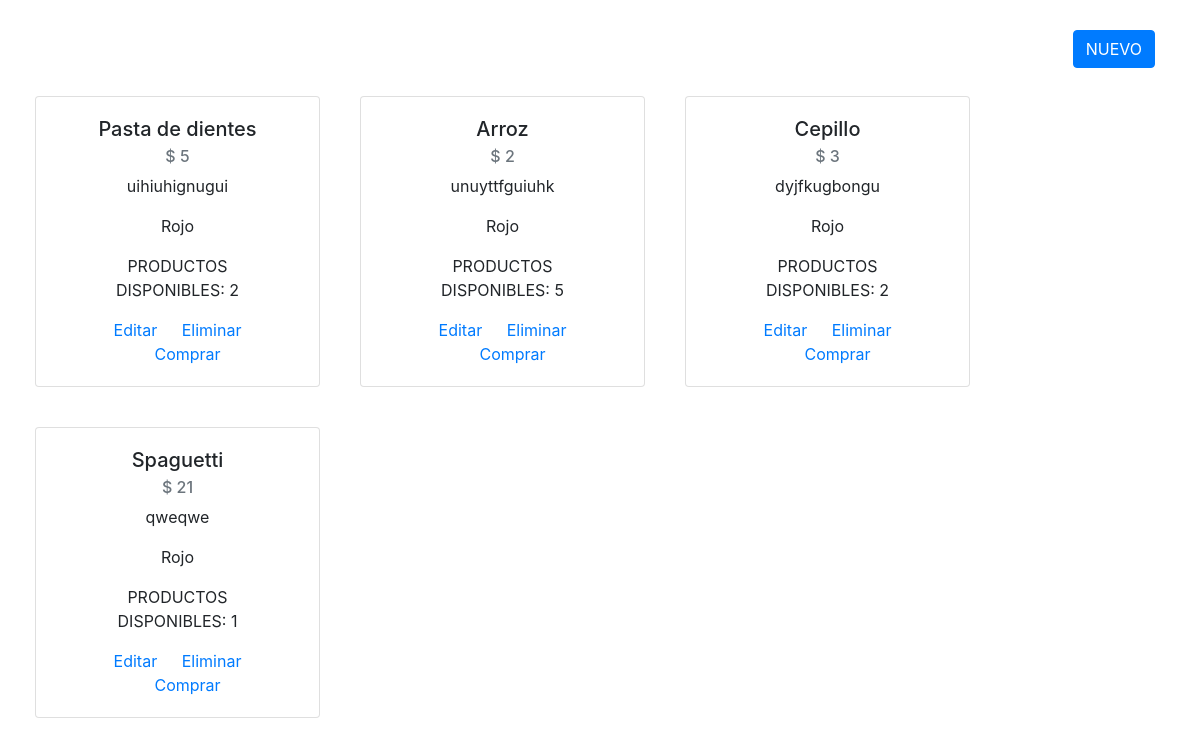
Before: /modulos/productos/index.php (signed in) with the older database file.
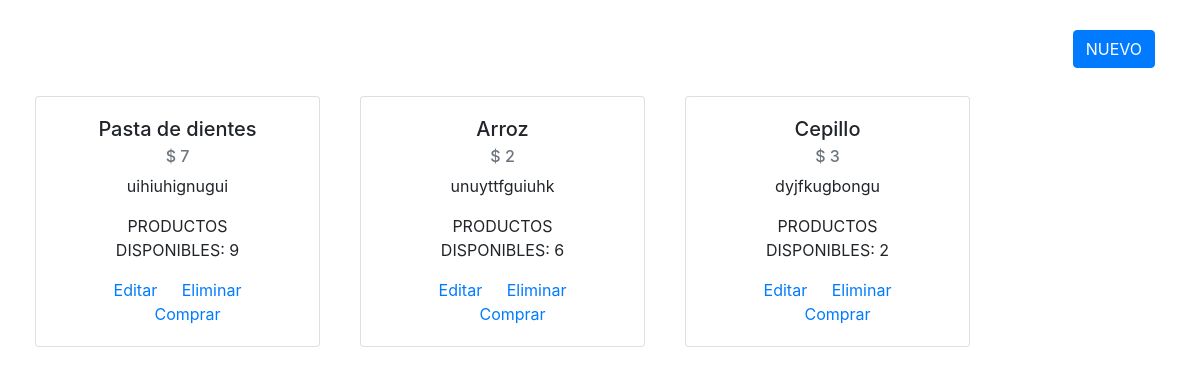
After: the same page with the newer database file.
### tables this page shows
CREATE TABLE `productos` (
  `id_producto` int(11) NOT NULL,
  `id_categoria` int(11) NOT NULL,
  `id_colores` int(11) NOT NULL,
  `nombre_producto` varchar(50) DEFAULT NULL,
  `descripcion_producto` varchar(100) NOT NULL,
  `precio_producto` int(50) DEFAULT NULL,
  `stock_producto` int(10) DEFAULT NULL,
  `status_producto` int(1) DEFAULT 0
);

CREATE TABLE `colores` (
  `id_colores` int(11) NOT NULL,
  `nombre_colores` varchar(50) NOT NULL,
  `status_solores` int(1) NOT NULL DEFAULT 0
);

### modulos/productos/index.php (the view, shortened to what this page needs)
<?php
require_once('../../conexion.php');
?>
<!DOCTYPE html>
<html lang="es-MX">
<head>
    <link rel="stylesheet" href="https://stackpath.bootstrapcdn.com/bootstrap/4.5.0/css/bootstrap.min.css">
</head>
<body>
    <div class="container-fluid text-center">
    <div class="col-sm-12" style="padding: 30px;">
    <a href='formulario_productos.php' class ="btn btn-primary float-right mb-2">NUEVO</a>
  </div>
        <div class="col-md-12 row">
            <?php
            $consulta = "SELECT * FROM productos";
            $resultado = mysqli_query($mysqli, $consulta);
            while ($fila = mysqli_fetch_array($resultado)) {
            ?>
                <div class="card col-md-3" style="width: 18rem;margin:20px;">
                    <div class="card-body">
                        <h5 class="card-title"><?php echo $fila["nombre_producto"]; ?></h5>
                        <h6 class="card-subtitle mb-2 text-muted">$ <?php echo $fila["precio_producto"]; ?></h6>
                        <p class="card-text"><?php echo $fila["descripcion_producto"]; ?></p>
                        <p class="card-text">
                        <?php
                          $consulta_colores = "SELECT * FROM colores WHERE id_colores=".$fila["id_colores"];
                          $resultado_colores= mysqli_query($mysqli, $consulta_colores);
                          $resultadoMinColores = mysqli_fetch_array($resultado_colores);
                          echo $resultadoMinColores["nombre_colores"];
                        ?>
                        </p>
                        <p class="card-text">PRODUCTOS DISPONIBLES: <?php echo $fila["stock_producto"]; ?></p>
                        <a href="fEdicion_productos.php?id=<?php echo $fila['id_producto']; ?>" class="card-link">Editar</a>
                        <a href="eliminar_productos.php?id=<?php echo $fila['id_producto']; ?>" class="card-link">Eliminar</a>
                        <?php
                        if($fila["stock_producto"] > 0){
                        ?>
                        <a href="../compras/insertar_compra.php?id=<?php echo $fila['id_producto']; ?>" class="card-link">Comprar</a>
                        <?php
                        }else{
                            ?>
                            <p>No disponible</p>
                            <?php
                        }
                        ?>
                    </div>
                </div>
            <?php }  ?>
        </div>
    </div>
</body>
</html>

Changed rows visible on the page:
removed productos: nombre_producto "Spaguetti", precio_producto "21", descripcion_producto "qweqwe", id_colores.nombre_colores "Rojo", stock_producto "1"
changed productos "Pasta de dientes": precio_producto "5" → "7"; stock_producto "2" → "9"; id_colores.nombre_colores "Rojo" → (not shown)
changed productos "Arroz": stock_producto "5" → "6"; id_colores.nombre_colores "Rojo" → (not shown)
shown differently, row unchanged: productos "Cepillo": id_colores.nombre_colores "Rojo" → (not shown)
